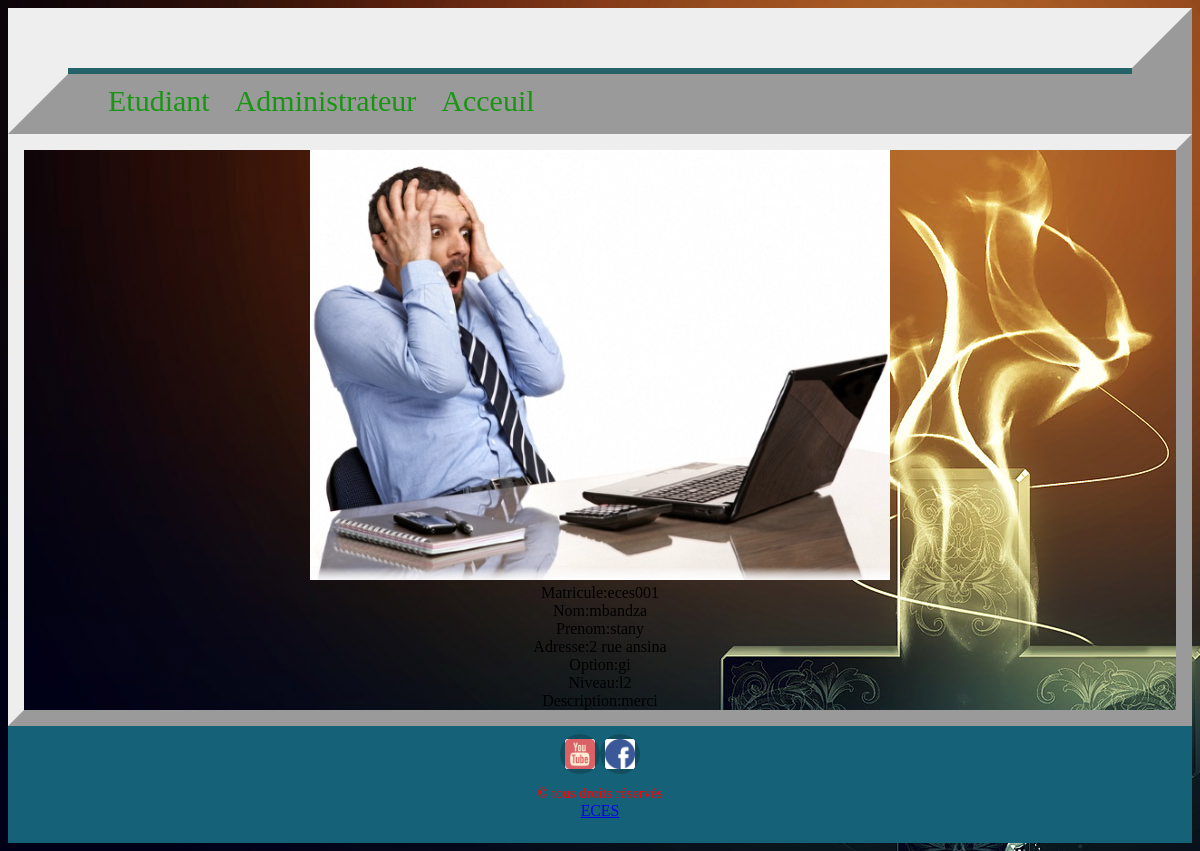
/profils/1, run on the app's committed database.
### application/models.py (models this page shows, shortened)
class Etudiant(models.Model):
	nom=models.CharField(max_length=30)
	prenom=models.CharField(max_length=30)
	matricule=models.CharField(max_length=20)
	adresse=models.CharField(max_length=100)
	option=models.CharField(max_length=100)
	niveau=models.CharField(max_length=20)
	description=models.TextField()
	photo=models.ImageField()

### application/views.py (the view)
# urls.py: path('profils/<int:pk>',Profils.as_view(),name="profils"),
class Profils(DetailView):
	model=Etudiant
	template_name="pages/profils.html"

### application/templates/pages/profils.html
{% extends 'mise en page/base.html'%}
{% block content %}
<img src="{{object.photo.url}}"><br/>
Matricule:{{object.matricule}}<br/>
Nom:{{object.nom}}<br/>
Prenom:{{object.prenom}}<br/>
Adresse:{{object.adresse}}<br/>
Option:{{object.option}}<br/>
Niveau:{{object.niveau}}<br/>
Description:{{object.description}}
{%endblock%}

### data on the page
Etudiant: photo (picture), matricule "eces001", nom "mbandza", prenom "stany", adresse "2 rue ansina", option "gi", niveau "l2", description "merci"
